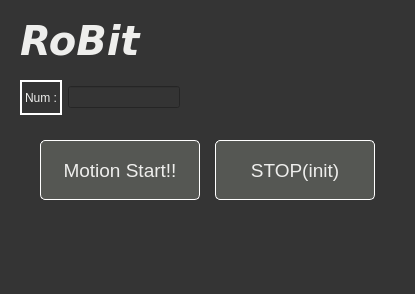
<?xml version="1.0" encoding="UTF-8"?>
<ui version="4.0">
 <class>MainWindowDesign</class>
 <widget class="QMainWindow" name="MainWindowDesign">
  <property name="geometry">
   <rect>
    <x>0</x>
    <y>0</y>
    <width>415</width>
    <height>294</height>
   </rect>
  </property>
  <property name="font">
   <font>
    <pointsize>11</pointsize>
   </font>
  </property>
  <property name="windowTitle">
   <string>Robit_Motion_Operator</string>
  </property>
  <property name="windowIcon">
   <iconset>
    <normaloff>:/images/robot.png</normaloff>:/images/robot.png</iconset>
  </property>
  <property name="accessibleDescription">
   <string/>
  </property>
  <property name="styleSheet">
   <string notr="true">background-color: rgb(52, 52, 52);
color: rgb(238, 238, 236);</string>
  </property>
  <property name="locale">
   <locale language="English" country="Australia"/>
  </property>
  <widget class="QWidget" name="centralwidget">
   <widget class="QPushButton" name="pushButton_StartMt">
    <property name="geometry">
     <rect>
      <x>40</x>
      <y>140</y>
      <width>160</width>
      <height>60</height>
     </rect>
    </property>
    <property name="font">
     <font>
      <pointsize>14</pointsize>
     </font>
    </property>
    <property name="accessibleName">
     <string/>
    </property>
    <property name="styleSheet">
     <string notr="true">background-color: rgb(85, 87, 83);
border-radius: 5px;
border:1px solid white;</string>
    </property>
    <property name="text">
     <string>Motion Start!!</string>
    </property>
   </widget>
   <widget class="QWidget" name="horizontalLayoutWidget">
    <property name="geometry">
     <rect>
      <x>20</x>
      <y>80</y>
      <width>160</width>
      <height>35</height>
     </rect>
    </property>
    <layout class="QHBoxLayout" name="horizontalLayout">
     <item>
      <widget class="QLabel" name="label">
       <property name="styleSheet">
        <string notr="true">border:2px solid white;</string>
       </property>
       <property name="frameShape">
        <enum>QFrame::Box</enum>
       </property>
       <property name="text">
        <string>Num :</string>
       </property>
      </widget>
     </item>
     <item>
      <widget class="QLineEdit" name="lineEdit_MtNum">
       <property name="enabled">
        <bool>true</bool>
       </property>
      </widget>
     </item>
    </layout>
   </widget>
   <widget class="QLabel" name="label_2">
    <property name="geometry">
     <rect>
      <x>20</x>
      <y>10</y>
      <width>121</width>
      <height>61</height>
     </rect>
    </property>
    <property name="font">
     <font>
      <family>Bitstream Vera Sans</family>
      <pointsize>30</pointsize>
      <weight>75</weight>
      <italic>true</italic>
      <bold>true</bold>
     </font>
    </property>
    <property name="text">
     <string>RoBit</string>
    </property>
   </widget>
   <widget class="QPushButton" name="pushButton_STOP">
    <property name="geometry">
     <rect>
      <x>215</x>
      <y>140</y>
      <width>160</width>
      <height>60</height>
     </rect>
    </property>
    <property name="font">
     <font>
      <pointsize>14</pointsize>
     </font>
    </property>
    <property name="styleSheet">
     <string notr="true">background-color: rgb(85, 87, 83);
border-radius: 5px;
border:1px solid white;</string>
    </property>
    <property name="text">
     <string>STOP(init)</string>
    </property>
   </widget>
  </widget>
  <action name="action_Quit">
   <property name="text">
    <string>&amp;Quit</string>
   </property>
   <property name="shortcut">
    <string>Ctrl+Q</string>
   </property>
   <property name="shortcutContext">
    <enum>Qt::ApplicationShortcut</enum>
   </property>
  </action>
  <action name="action_Preferences">
   <property name="text">
    <string>&amp;Preferences</string>
   </property>
  </action>
  <action name="actionAbout">
   <property name="text">
    <string>&amp;About</string>
   </property>
  </action>
  <action name="actionAbout_Qt">
   <property name="text">
    <string>About &amp;Qt</string>
   </property>
  </action>
 </widget>
 <resources/>
 <connections>
  <connection>
   <sender>action_Quit</sender>
   <signal>triggered()</signal>
   <receiver>MainWindowDesign</receiver>
   <slot>close()</slot>
   <hints>
    <hint type="sourcelabel">
     <x>-1</x>
     <y>-1</y>
    </hint>
    <hint type="destinationlabel">
     <x>399</x>
     <y>299</y>
    </hint>
   </hints>
  </connection>
 </connections>
</ui>
